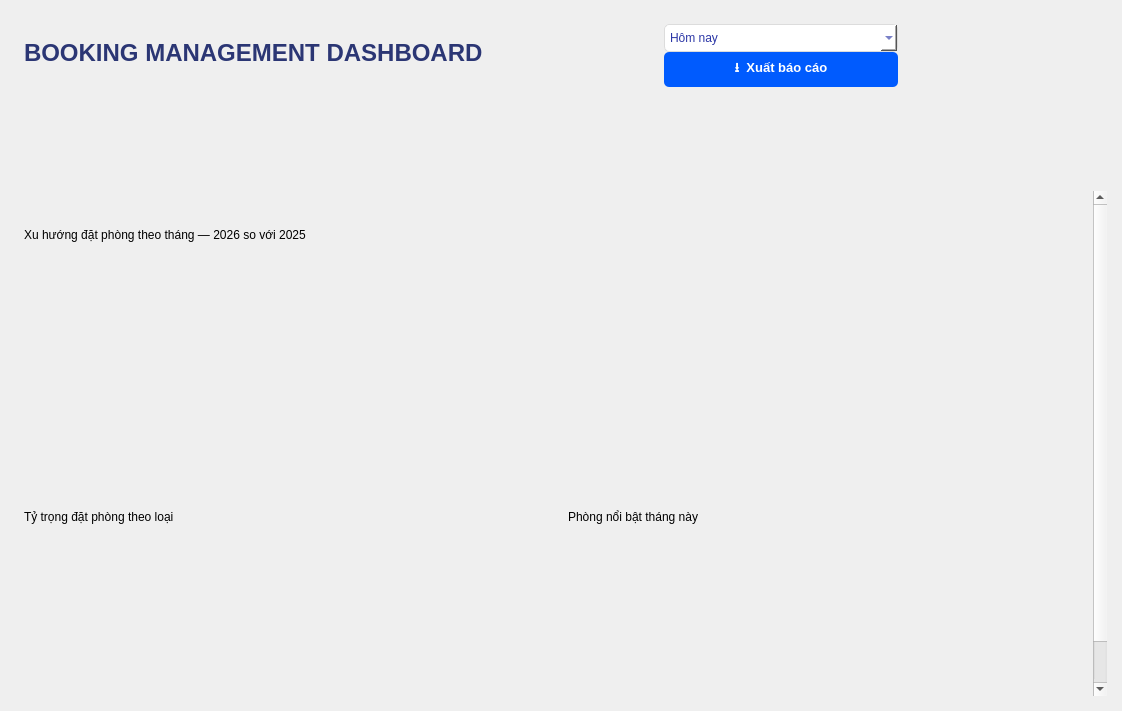
<?xml version="1.0" encoding="UTF-8"?>
<ui version="4.0">
 <class>DashboardWidget</class>
 <widget class="QWidget" name="DashboardWidget">
  <property name="geometry">
   <rect>
    <x>0</x>
    <y>0</y>
    <width>1122</width>
    <height>711</height>
   </rect>
  </property>
  <property name="sizePolicy">
   <sizepolicy hsizetype="Preferred" vsizetype="Preferred">
    <horstretch>0</horstretch>
    <verstretch>0</verstretch>
   </sizepolicy>
  </property>
  <property name="windowTitle">
   <string>Form</string>
  </property>
   <property name="autoFillBackground">
    <bool>false</bool>
   </property>
   <layout class="QVBoxLayout" name="mainVerticalLayout">
    <property name="leftMargin"><number>15</number></property>
    <property name="topMargin"><number>15</number></property>
    <property name="rightMargin"><number>15</number></property>
    <property name="bottomMargin"><number>15</number></property>
    <property name="spacing"><number>15</number></property>
    <item>
     <widget class="QFrame" name="HeaderFrame">
   <property name="geometry">
    <rect>
     <x>15</x>
     <y>15</y>
     <width>1050</width>
     <height>150</height>
    </rect>
   </property>
   <property name="sizePolicy">
    <sizepolicy hsizetype="Expanding" vsizetype="Fixed">
     <horstretch>0</horstretch>
     <verstretch>0</verstretch>
    </sizepolicy>
   </property>
   <property name="minimumSize">
    <size>
     <width>150</width>
     <height>150</height>
    </size>
   </property>
   <layout class="QHBoxLayout" name="horizontalLayout">
    <item>
     <layout class="QVBoxLayout" name="verticalLayoutTitle">
      <property name="spacing">
       <number>5</number>
      </property>
      <property name="bottomMargin">
       <number>50</number>
      </property>
      <item>
       <widget class="QLabel" name="lblTitle">
        <property name="sizePolicy">
         <sizepolicy hsizetype="Preferred" vsizetype="Fixed">
          <horstretch>0</horstretch>
          <verstretch>0</verstretch>
         </sizepolicy>
        </property>
        <property name="styleSheet">
         <string notr="true">QLabel#lblTitle {
         color: #2B3674;
         font-weight: bold;
         font-size: 24px;}
         </string>
        </property>
        <property name="text">
         <string>BOOKING MANAGEMENT DASHBOARD</string>
        </property>
        <property name="wordWrap">
         <bool>false</bool>
        </property>
       </widget>
      </item>
      <item>
       <widget class="QLabel" name="lblDate">
        <property name="sizePolicy">
         <sizepolicy hsizetype="Preferred" vsizetype="Fixed">
          <horstretch>0</horstretch>
          <verstretch>0</verstretch>
         </sizepolicy>
        </property>
        <property name="wordWrap">
         <bool>false</bool>
        </property>
       </widget>
      </item>
     </layout>
    </item>
    <item>
     <spacer name="horizontalSpacer">
      <property name="orientation">
       <enum>Qt::Orientation::Horizontal</enum>
      </property>
      <property name="sizeType">
       <enum>QSizePolicy::Policy::Minimum</enum>
      </property>
      <property name="sizeHint" stdset="0">
       <size>
        <width>0</width>
        <height>0</height>
       </size>
      </property>
     </spacer>
    </item>
    <item>
     <layout class="QVBoxLayout" name="verticalLayout">
      <property name="spacing">
       <number>0</number>
      </property>
      <property name="leftMargin">
       <number>100</number>
      </property>
      <property name="topMargin">
       <number>0</number>
      </property>
      <property name="rightMargin">
       <number>200</number>
      </property>
      <property name="bottomMargin">
       <number>80</number>
      </property>
      <item>
       <widget class="QComboBox" name="cmbDateRange">
        <property name="enabled">
         <bool>true</bool>
        </property>
        <property name="sizePolicy">
         <sizepolicy hsizetype="Preferred" vsizetype="Maximum">
          <horstretch>70</horstretch>
          <verstretch>0</verstretch>
         </sizepolicy>
        </property>
        <property name="palette">
         <palette>
          <active>
           <colorrole role="WindowText">
            <brush brushstyle="SolidPattern">
             <color alpha="255">
              <red>43</red>
              <green>54</green>
              <blue>166</blue>
             </color>
            </brush>
           </colorrole>
           <colorrole role="Button">
            <brush brushstyle="SolidPattern">
             <color alpha="255">
              <red>255</red>
              <green>255</green>
              <blue>255</blue>
             </color>
            </brush>
           </colorrole>
           <colorrole role="Text">
            <brush brushstyle="SolidPattern">
             <color alpha="255">
              <red>43</red>
              <green>54</green>
              <blue>166</blue>
             </color>
            </brush>
           </colorrole>
           <colorrole role="ButtonText">
            <brush brushstyle="SolidPattern">
             <color alpha="255">
              <red>43</red>
              <green>54</green>
              <blue>166</blue>
             </color>
            </brush>
           </colorrole>
           <colorrole role="Base">
            <brush brushstyle="SolidPattern">
             <color alpha="255">
              <red>255</red>
              <green>255</green>
              <blue>255</blue>
             </color>
            </brush>
           </colorrole>
           <colorrole role="Window">
            <brush brushstyle="SolidPattern">
             <color alpha="255">
              <red>255</red>
              <green>255</green>
              <blue>255</blue>
             </color>
            </brush>
           </colorrole>
           <colorrole role="PlaceholderText">
            <brush brushstyle="SolidPattern">
             <color alpha="128">
              <red>43</red>
              <green>54</green>
              <blue>166</blue>
             </color>
            </brush>
           </colorrole>
          </active>
          <inactive>
           <colorrole role="WindowText">
            <brush brushstyle="SolidPattern">
             <color alpha="255">
              <red>43</red>
              <green>54</green>
              <blue>166</blue>
             </color>
            </brush>
           </colorrole>
           <colorrole role="Button">
            <brush brushstyle="SolidPattern">
             <color alpha="255">
              <red>255</red>
              <green>255</green>
              <blue>255</blue>
             </color>
            </brush>
           </colorrole>
           <colorrole role="Text">
            <brush brushstyle="SolidPattern">
             <color alpha="255">
              <red>43</red>
              <green>54</green>
              <blue>166</blue>
             </color>
            </brush>
           </colorrole>
           <colorrole role="ButtonText">
            <brush brushstyle="SolidPattern">
             <color alpha="255">
              <red>43</red>
              <green>54</green>
              <blue>166</blue>
             </color>
            </brush>
           </colorrole>
           <colorrole role="Base">
            <brush brushstyle="SolidPattern">
             <color alpha="255">
              <red>255</red>
              <green>255</green>
              <blue>255</blue>
             </color>
            </brush>
           </colorrole>
           <colorrole role="Window">
            <brush brushstyle="SolidPattern">
             <color alpha="255">
              <red>255</red>
              <green>255</green>
              <blue>255</blue>
             </color>
            </brush>
           </colorrole>
           <colorrole role="PlaceholderText">
            <brush brushstyle="SolidPattern">
             <color alpha="128">
              <red>43</red>
              <green>54</green>
              <blue>166</blue>
             </color>
            </brush>
           </colorrole>
          </inactive>
          <disabled>
           <colorrole role="WindowText">
            <brush brushstyle="SolidPattern">
             <color alpha="255">
              <red>43</red>
              <green>54</green>
              <blue>166</blue>
             </color>
            </brush>
           </colorrole>
           <colorrole role="Button">
            <brush brushstyle="SolidPattern">
             <color alpha="255">
              <red>255</red>
              <green>255</green>
              <blue>255</blue>
             </color>
            </brush>
           </colorrole>
           <colorrole role="Text">
            <brush brushstyle="SolidPattern">
             <color alpha="255">
              <red>43</red>
              <green>54</green>
              <blue>166</blue>
             </color>
            </brush>
           </colorrole>
           <colorrole role="ButtonText">
            <brush brushstyle="SolidPattern">
             <color alpha="255">
              <red>43</red>
              <green>54</green>
              <blue>166</blue>
             </color>
            </brush>
           </colorrole>
           <colorrole role="Base">
            <brush brushstyle="SolidPattern">
             <color alpha="255">
              <red>255</red>
              <green>255</green>
              <blue>255</blue>
             </color>
            </brush>
           </colorrole>
           <colorrole role="Window">
            <brush brushstyle="SolidPattern">
             <color alpha="255">
              <red>255</red>
              <green>255</green>
              <blue>255</blue>
             </color>
            </brush>
           </colorrole>
           <colorrole role="PlaceholderText">
            <brush brushstyle="SolidPattern">
             <color alpha="128">
              <red>43</red>
              <green>54</green>
              <blue>166</blue>
             </color>
            </brush>
           </colorrole>
          </disabled>
         </palette>
        </property>
        <property name="layoutDirection">
         <enum>Qt::LayoutDirection::LeftToRight</enum>
        </property>
        <property name="styleSheet">
         <string notr="true">QComboBox#cmbDateRange {
        font: 10pt &quot;Segoe UI&quot;;
    border: 1px solid #dcdcdc;
    border-radius: 5px;
    padding: 5px;
    background-color: white;
        color: rgb(43, 54, 166);
}

/* Style cho danh sách xổ xuống */
QComboBox#cmbDateRange QAbstractItemView {
    border: 1px solid #dcdcdc;
    background-color: white; /* Màu nền của danh sách */
        color: rgb(43, 54, 166);
        selection-background-color: rgb(43, 54, 166);
        selection-color: rgb(255, 255, 255);
}</string>
        </property>
        <item>
         <property name="text">
          <string>Hôm nay</string>
         </property>
        </item>
        <item>
         <property name="text">
          <string>Tuần này</string>
         </property>
        </item>
        <item>
         <property name="text">
          <string>Tháng này</string>
         </property>
        </item>
        <item>
         <property name="text">
          <string>Năm nay</string>
         </property>
        </item>
       </widget>
      </item>
      <item>
       <widget class="QPushButton" name="btnExport">
        <property name="cursor"><cursorShape>PointingHandCursor</cursorShape></property>
        <property name="styleSheet">
         <string notr="true">QPushButton#btnExport {
    background-color: #005BFE;
    color: #FFFFFF;
    border: none;
    border-radius: 5px;
    padding: 6px 14px;
    font-size: 10pt;
    font-weight: 600;
}
QPushButton#btnExport:hover {
    background-color: #2B7BFF;
}</string>
        </property>
        <property name="text">
         <string>⭳  Xuất báo cáo</string>
        </property>
       </widget>
      </item>
     </layout>
    </item>
   </layout>
     </widget>
    </item>
    <item>
     <!-- ===================== PHẦN THÂN DASHBOARD (mới thêm) =====================
          Đặt bằng geometry tuyệt đối bên dưới HeaderFrame (giống cách HeaderFrame
          đã được đặt), bọc trong QScrollArea để không bị tràn/cắt nếu nội dung dài
          hơn vùng hiển thị. -->
     <widget class="QScrollArea" name="bodyScrollArea">
   <property name="geometry">
    <rect>
     <x>15</x>
     <y>180</y>
     <width>1092</width>
     <height>516</height>
    </rect>
   </property>
   <property name="frameShape"><enum>QFrame::Shape::NoFrame</enum></property>
   <property name="widgetResizable"><bool>true</bool></property>
   <widget class="QWidget" name="scrollAreaWidgetContents">
    <property name="geometry"><rect><x>0</x><y>0</y><width>1092</width><height>516</height></rect></property>
    <layout class="QVBoxLayout" name="bodyLayout">
     <property name="leftMargin"><number>0</number></property>
     <property name="topMargin"><number>0</number></property>
     <property name="rightMargin"><number>4</number></property>
     <property name="bottomMargin"><number>4</number></property>
     <property name="spacing"><number>14</number></property>

     <!-- Hàng 4 thẻ to -->
     <item>
      <widget class="QWidget" name="statsRowWidget" native="true">
       <layout class="QHBoxLayout" name="statsRowLayout">
        <property name="leftMargin"><number>0</number></property>
        <property name="topMargin"><number>0</number></property>
        <property name="rightMargin"><number>0</number></property>
        <property name="bottomMargin"><number>0</number></property>
        <property name="spacing"><number>14</number></property>
        <item><widget class="StatCard" name="statCard1" native="true"/></item>
        <item><widget class="StatCard" name="statCard2" native="true"/></item>
        <item><widget class="StatCard" name="statCard3" native="true"/></item>
        <item><widget class="StatCard" name="statCard4" native="true"/></item>
       </layout>
      </widget>
     </item>

     <!-- Hàng 4 thẻ nhỏ -->
     <item>
      <widget class="QWidget" name="miniRowWidget" native="true">
       <layout class="QHBoxLayout" name="miniRowLayout">
        <property name="leftMargin"><number>0</number></property>
        <property name="topMargin"><number>0</number></property>
        <property name="rightMargin"><number>0</number></property>
        <property name="bottomMargin"><number>0</number></property>
        <property name="spacing"><number>14</number></property>
        <item><widget class="MiniCard" name="miniCard1" native="true"/></item>
        <item><widget class="MiniCard" name="miniCard2" native="true"/></item>
        <item><widget class="MiniCard" name="miniCard3" native="true"/></item>
        <item><widget class="MiniCard" name="miniCard4" native="true"/></item>
       </layout>
      </widget>
     </item>

     <!-- Biểu đồ xu hướng -->
     <item>
      <widget class="QFrame" name="trendCard">
       <property name="objectName"><string notr="true">ChartCard</string></property>
       <layout class="QVBoxLayout" name="trendCardLayout">
        <item>
         <widget class="QLabel" name="trendTitleLabel">
          <property name="objectName"><string notr="true">ChartTitle</string></property>
          <property name="text"><string>Xu hướng đặt phòng theo tháng — 2026 so với 2025</string></property>
         </widget>
        </item>
        <item>
         <widget class="QWidget" name="trendChartHost" native="true">
          <property name="minimumSize"><size><width>0</width><height>230</height></size></property>
         </widget>
        </item>
       </layout>
      </widget>
     </item>

     <!-- Hàng dưới: bar chart + room list -->
     <item>
      <layout class="QHBoxLayout" name="bottomRowLayout">
       <property name="spacing"><number>14</number></property>

       <item>
        <widget class="QFrame" name="barCard">
         <property name="objectName"><string notr="true">ChartCard</string></property>
         <layout class="QVBoxLayout" name="barCardLayout">
          <item>
           <widget class="QLabel" name="barTitleLabel">
            <property name="objectName"><string notr="true">ChartTitle</string></property>
            <property name="text"><string>Tỷ trọng đặt phòng theo loại</string></property>
           </widget>
          </item>
          <item>
           <widget class="QWidget" name="barChartHost" native="true">
            <property name="minimumSize"><size><width>0</width><height>200</height></size></property>
           </widget>
          </item>
         </layout>
        </widget>
       </item>

       <item>
        <widget class="QFrame" name="roomListCard">
         <property name="objectName"><string notr="true">ChartCard</string></property>
         <layout class="QVBoxLayout" name="roomListCardLayout">
          <property name="spacing"><number>8</number></property>
          <item>
           <widget class="QLabel" name="roomListTitleLabel">
            <property name="objectName"><string notr="true">ChartTitle</string></property>
            <property name="text"><string>Phòng nổi bật tháng này</string></property>
           </widget>
          </item>
          <item><widget class="RoomListItem" name="roomItem1" native="true"/></item>
          <item><widget class="RoomListItem" name="roomItem2" native="true"/></item>
          <item><widget class="RoomListItem" name="roomItem3" native="true"/></item>
          <item>
           <spacer name="roomListSpacer">
            <property name="orientation"><enum>Qt::Vertical</enum></property>
            <property name="sizeHint" stdset="0"><size><width>20</width><height>10</height></size></property>
           </spacer>
          </item>
         </layout>
        </widget>
       </item>

      </layout>
     </item>

    </layout>
    </widget>
   </widget>
  </item>
 </layout>
</widget>

 <customwidgets>
  <customwidget>
   <class>StatCard</class>
   <extends>QFrame</extends>
   <header>dashboardwidgets.h</header>
   <container>0</container>
  </customwidget>
  <customwidget>
   <class>MiniCard</class>
   <extends>QFrame</extends>
   <header>dashboardwidgets.h</header>
   <container>0</container>
  </customwidget>
  <customwidget>
   <class>RoomListItem</class>
   <extends>QFrame</extends>
   <header>dashboardwidgets.h</header>
   <container>0</container>
  </customwidget>
 </customwidgets>

 <resources/>
 <connections/>
</ui>
